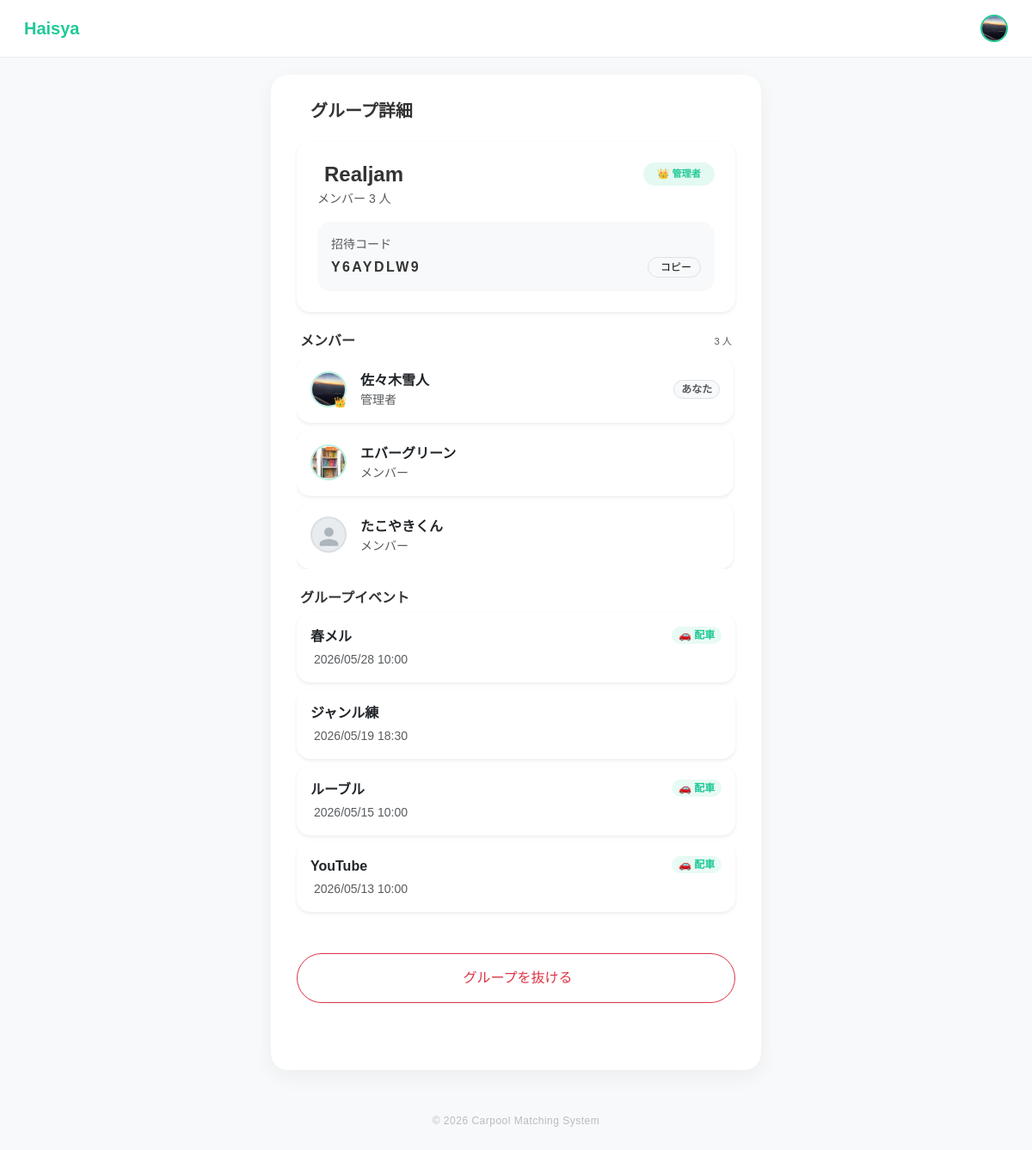
Screenshot of /events/group/1 (signed in) with the database file from the repository.
### app/models/user.py (models this page shows)
class User(db.Model, UserMixin):
    __tablename__ = "users"
    id = db.Column(db.Integer, primary_key=True)
    username = db.Column(db.String(50), unique=True, nullable=False)
    password = db.Column(db.String(200), nullable=False)
    display_name = db.Column(db.String(50))
    icon = db.Column(db.String(200), default="default.png")
    genre = db.Column(db.String(50))  # 所属ジャンル
    age = db.Column(db.Integer)
    line_url = db.Column(db.String(200), nullable=True)
    insta_url = db.Column(db.String(200), nullable=True)
    @property
    def name(self):
        return self.display_name or self.username

### app/models/group.py (models this page shows, shortened)
class Group(db.Model):
    __tablename__ = 'groups'
    id = db.Column(db.Integer, primary_key=True)
    name = db.Column(db.String(100), nullable=False)
    invite_code = db.Column(db.String(10), unique=True, nullable=False, index=True)
    created_at = db.Column(db.DateTime, default=datetime.utcnow)
    color = db.Column(db.String(7), default='#20c997')  # ← これがあるか？
    events = db.relationship('Event', backref='group', lazy=True, cascade="all, delete-orphan")

class GroupMember(db.Model):
    __tablename__ = 'group_members'
    user_id = db.Column(db.Integer, db.ForeignKey('users.id'), primary_key=True)
    group_id = db.Column(db.Integer, db.ForeignKey('groups.id'), primary_key=True)
    joined_at = db.Column(db.DateTime, default=datetime.utcnow)
    role = db.Column(db.String(20), default='member')
    group = db.relationship('Group', backref=db.backref('membership_list', lazy='dynamic', cascade="all, delete-orphan"))
    user = db.relationship('User', backref=db.backref('group_memberships', lazy='dynamic'))

### app/models/event.py (models this page shows, shortened)
class Event(db.Model):
    __tablename__ = 'events'
    id = db.Column(db.Integer, primary_key=True)
    title = db.Column(db.String(100), nullable=False)
    group_id = db.Column(db.Integer, db.ForeignKey('groups.id'), nullable=True)
    location = db.Column(db.String(200))
    start_time = db.Column(db.DateTime, nullable=False)
    end_time = db.Column(db.DateTime)
    join_code = db.Column(db.String(10), unique=True, nullable=False)
    description = db.Column(db.Text, nullable=True)
    needs_car = db.Column(db.Boolean, default=True)
    created_by = db.Column(db.Integer, db.ForeignKey('users.id'), nullable=False)
    created_at = db.Column(db.DateTime, default=datetime.utcnow)
    creator = db.relationship("User", backref=db.backref("created_events", lazy=True))
    rooms = db.relationship(
        "Room",
        backref="event",
        lazy=True,
        cascade="all, delete-orphan"
    )

### app/events/routes.py (the view)
@events_bp.route("/group/<int:group_id>")
@login_required
def group_detail(group_id):
    group = Group.query.get_or_404(group_id)
    membership = GroupMember.query.filter_by(
        group_id=group.id,
        user_id=current_user.id
    ).first()
    if not membership:
        flash("このグループを見る権限がありません。", "danger")
        return redirect(url_for("index"))
    members = (
        GroupMember.query
        .filter_by(group_id=group.id)
        .options(joinedload(GroupMember.user))
        .all()
    )
    events = Event.query.filter_by(
        group_id=group.id
    ).order_by(Event.start_time.desc()).all()
    is_admin = membership.role == "admin"
    return render_template(
        "group_detail.html",
        group=group,
        members=members,
        events=events,
        is_admin=is_admin
    )

### app/models/user.py (called while the page is built)
@login_manager.user_loader
def load_user(user_id):
    return User.query.get(int(user_id))

### app/templates/group_detail.html (shortened to what this page needs)
{% extends "layout.html" %}
{% block content %}
{% from 'macros/avatar.html' import avatar %}
<div class="d-flex align-items-center mb-4">
    <h5 class="fw-bold mb-0">
        グループ詳細
    </h5>
</div>
<div class="main-card border-0 shadow-sm rounded-4 p-4 mb-4">
    <div class="d-flex justify-content-between align-items-start mb-3">
        <div>
            <div class="d-flex align-items-center gap-2 mb-1">
                <h4 class="fw-bold mb-0">
                    {{ group.name }}
                </h4>
            </div>
            <div class="small text-muted">
                メンバー {{ members|length }} 人
            </div>
        </div>
        {% if is_admin %}
        <span class="badge rounded-pill px-3 py-2"
              style="
                background: rgba(32,201,151,0.12);
                color: var(--walica-green);
                font-size: 0.7rem;
              ">
            👑 管理者
        </span>
        {% endif %}
    </div>
    <div class="bg-light rounded-4 p-3">
        <div class="small text-muted mb-1">
            招待コード
        </div>
        <div class="d-flex justify-content-between align-items-center">
            <div class="fw-bold"
                 style="
                    letter-spacing: 0.15em;
                    font-size: 1rem;
                 ">
                {{ group.invite_code }}
            </div>
            <button class="btn btn-sm btn-light border rounded-pill copy-btn"
                    data-invite-code="{{ group.invite_code }}"
                    style="font-size: 0.75rem; padding: 2px 10px;">
                <span>コピー</span>
            </button>
        </div>
    </div>
</div>
<div class="mb-4">
    <div class="d-flex justify-content-between align-items-center mb-2 px-1">
        <h6 class="fw-bold mb-0">メンバー</h6>
        <span class="text-muted" style="font-size: 0.7rem;">{{ members|length }} 人</span>
    </div>
    <div class="d-flex flex-column gap-2 member-list-scroll">
        {% for member in members %}
        <div class="main-card border-0 shadow-sm rounded-4 p-3">
            <div class="d-flex justify-content-between align-items-center">
                <div class="d-flex align-items-center gap-3">
                    <a href="{{ url_for('profile.public_profile', user_id=member.user.id) }}" class="text-decoration-none">
                        {{ avatar(member.user, size=42, is_admin=(member.role == 'admin')) }}
                    </a>
                    <div>
                        <div class="fw-bold text-dark">
                            {{ member.user.name }}
                        </div>
                        <div class="small text-muted">
                            {% if member.role == 'admin' %}
                                管理者
                            {% else %}
                                メンバー
                            {% endif %}
                        </div>
                    </div>
                </div>
                {% if member.user_id == current_user.id %}
                <span class="badge bg-light text-muted border rounded-pill">
                    あなた
                </span>
                {% endif %}
            </div>
        </div>
        {% endfor %}
    </div>
</div>
<div class="mb-5">
    <div class="d-flex justify-content-between align-items-center mb-2 px-1">
        <h6 class="fw-bold mb-0">
            グループイベント
        </h6>
    </div>
    {% if events %}
        <div class="d-flex flex-column gap-2">
            {% for event in events %}
            <a href="{{ url_for('events.event_detail', event_id=event.id) }}"
               class="text-decoration-none">
                <div class="main-card border-0 shadow-sm rounded-4 p-3">
                    <div class="d-flex justify-content-between align-items-start">
                        <div>
                            <div class="fw-bold text-dark mb-1">
                                {{ event.title }}
                            </div>
                            <div class="small text-muted">
                                {{ event.start_time.strftime('%Y/%m/%d %H:%M') }}
                            </div>
                        </div>
                        {% if event.needs_car %}
                        <span class="badge rounded-pill"
                              style="
                                background: rgba(32,201,151,0.1);
                                color: var(--walica-green);
                              ">
                            🚗 配車
                        </span>
                        {% endif %}
                    </div>
                </div>
            </a>
            {% endfor %}
        </div>
    {% endif %}
</div>
<form method="POST"
      action="{{ url_for('events.leave_group', group_id=group.id) }}">
    <button type="submit"
            class="btn btn-outline-danger rounded-pill w-100 py-3 mb-5">
        グループを抜ける
    </button>
</form>
{% endblock %}

### app/templates/layout.html (shortened to what this page needs)
<!DOCTYPE html>
<html lang="ja">
<head>
    <link href="https://cdn.jsdelivr.net/npm/bootstrap@5.3.3/dist/css/bootstrap.min.css" rel="stylesheet">
    <link rel="stylesheet" href="{{ url_for('static', filename='main.css') }}">
</head>
<body>
<nav class="navbar navbar-walica sticky-top">
    <div class="container-fluid d-flex align-items-center">
        <a class="navbar-brand" href="/">Haisya</a>
        <div class="ms-auto d-flex align-items-center">
            {% if current_user.is_authenticated %}
                {% set has_icon = current_user.icon and current_user.icon != 'default.png' %}
                <div class="dropdown ms-3">
                    <button class="btn p-0 border-0 bg-transparent" type="button"
                            data-bs-toggle="dropdown" aria-expanded="false">
                        {% if has_icon %}
                        <img src="{{ url_for('static', filename=current_user.icon) }}"
                            alt="プロフィール"
                            class="rounded-circle"
                            style="width: 32px; height: 32px; object-fit: cover;
                                    border: 2px solid var(--walica-green);">
                        {% endif %}
                    </button>
                </div>
            {% else %}
                <a href="/login" class="nav-link-custom">ログイン</a>
                <a href="/register" class="btn btn-walica-reverce ms-3 py-1 px-3" style="font-size:0.85rem;">新規登録</a>
            {% endif %}
        </div>
    </div>
</nav>
<div class="main-container">
    <div class="main-card">
        {% block content %}{% endblock %}
    </div>
    <footer>
        &copy; 2026 Carpool Matching System
    </footer>
</div>
</body>
</html>

### app/templates/macros/avatar.html
{% macro avatar(user, size=42, is_admin=false) %}
{% set has_icon = user.icon and user.icon != 'default.png' %}
<div class="position-relative d-inline-block flex-shrink-0">
    {% if has_icon %}
    <img src="{{ url_for('static', filename=user.icon) }}"
         alt="{{ user.name }}"
         class="rounded-circle"
         style="width: {{ size }}px; height: {{ size }}px;
                object-fit: cover;
                border: 2px solid rgba(32,201,151,0.3);">
    {% else %}
    <div class="rounded-circle d-flex align-items-center justify-content-center"
         style="width: {{ size }}px; height: {{ size }}px;
                background: #e9ecef;
                border: 2px solid rgba(0,0,0,0.06);
                overflow: hidden;">
        <svg xmlns="http://www.w3.org/2000/svg"
             viewBox="0 0 24 24"
             style="width: {{ (size * 0.65) | int }}px;
                    height: {{ (size * 0.65) | int }}px;
                    margin-top: {{ (size * 0.15) | int }}px;"
             fill="#adb5bd">
            <path d="M12 12c2.7 0 4.8-2.1 4.8-4.8S14.7 2.4 12 2.4 7.2 4.5 7.2 7.2 9.3 12 12 12zm0 2.4c-3.2 0-9.6 1.6-9.6 4.8v2.4h19.2v-2.4c0-3.2-6.4-4.8-9.6-4.8z"/>
        </svg>
    </div>
    {% endif %}
    {% if is_admin %}
    <span class="position-absolute bottom-0 end-0"
          style="font-size: {{ [size * 0.3, 10] | max | int }}px; line-height: 1;">
        👑
    </span>
    {% endif %}
</div>
{% endmacro %}

### app/static/main.css (style rules this page uses)
:root { --main-color: #eeeeee; --bg-color: white; }

### app/templates/layout.html (style rules this page uses)
:root { --walica-green: #20c997; --bg-color: #f8f9fa; --text-dark: #333333; }
body { background-color: var(--bg-color); font-family: 'Noto Sans JP', sans-serif; color: var(--text-dark); }
.navbar-walica { background-color: white; border-bottom: 1px solid #eee; padding: 0.8rem 1rem; }
.navbar-brand { font-weight: 700; color: var(--walica-green) !important; font-size: 1.25rem; }
.main-container { max-width: 600px; margin: 20px auto; padding: 0 15px; }
.main-card { background: white; border-radius: 20px; padding: 30px; box-shadow: 0 8px 24px rgba(0, 0, 0, 0.05); border: none; }
footer { color: #bbb; margin: 50px 0 30px; text-align: center; font-size: 12px; letter-spacing: 0.5px; }

### app/templates/group_detail.html (style rules this page uses)
.main-card { background: white; }
.btn-outline-danger { border-width: 1.5px; }
.member-list-scroll { max-height: 370px; overflow-y: auto; padding-right: 2px; }

### rows the page displays
User: icon (picture)
Group: name "Realjam", invite_code "Y6AYDLW9"
GroupMember: icon (picture), user.name "佐々木雪人", role "管理者", shows "あなた"
GroupMember: icon (picture), user.name "エバーグリーン", role "メンバー"
GroupMember: {{ size }} 42 (drawn), {{ (size * 0.65) | int }} 27 (drawn), user.name "たこやきくん", role "メンバー"
Event: title "春メル", start_time "2026/05/28 10:00", needs_car "🚗 配車"
Event: title "ジャンル練", start_time "2026/05/19 18:30"
Event: title "ルーブル", start_time "2026/05/15 10:00", needs_car "🚗 配車"
Event: title "YouTube", start_time "2026/05/13 10:00", needs_car "🚗 配車"

### other values shown
{{ members|length }} "3"
